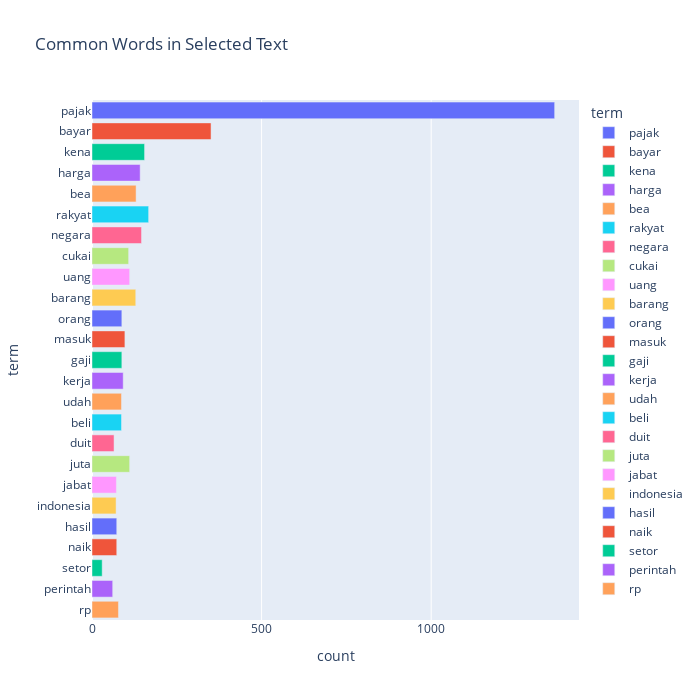

Write notebook code for a chart like this one.
### Markdown cell above
### Visualization

### Code cell
fig = px.bar(ranking.head(25), x="count", y="term", title='Common Words in Selected Text', orientation='h',  width=700, height=700, color='term')
fig.show()

### Figure 1 — Plotly figure (JSON) as saved in the notebook; plotly's stock layout.template omitted (floating-point values rounded to 4 significant figures)
{"data": [{"alignmentgroup": "True", "hovertemplate": "term=%{y}<br>count=%{x}<extra></extra>", "legendgroup": "pajak", "marker": {"color": "#636efa", "pattern": {"shape": ""}}, "name": "pajak", "offsetgroup": "pajak", "orientation": "h", "showlegend": true, "textposition": "auto", "type": "bar", "x": [1364], "xaxis": "x", "y": ["pajak"], "yaxis": "y"}, {"alignmentgroup": "True", "hovertemplate": "term=%{y}<br>count=%{x}<extra></extra>", "legendgroup": "bayar", "marker": {"color": "#EF553B", "pattern": {"shape": ""}}, "name": "bayar", "offsetgroup": "bayar", "orientation": "h", "showlegend": true, "textposition": "auto", "type": "bar", "x": [351], "xaxis": "x", "y": ["bayar"], "yaxis": "y"}, {"alignmentgroup": "True", "hovertemplate": "term=%{y}<br>count=%{x}<extra></extra>", "legendgroup": "kena", "marker": {"color": "#00cc96", "pattern": {"shape": ""}}, "name": "kena", "offsetgroup": "kena", "orientation": "h", "showlegend": true, "textposition": "auto", "type": "bar", "x": [155], "xaxis": "x", "y": ["kena"], "yaxis": "y"}, {"alignmentgroup": "True", "hovertemplate": "term=%{y}<br>count=%{x}<extra></extra>", "legendgroup": "harga", "marker": {"color": "#ab63fa", "pattern": {"shape": ""}}, "name": "harga", "offsetgroup": "harga", "orientation": "h", "showlegend": true, "textposition": "auto", "type": "bar", "x": [142], "xaxis": "x", "y": ["harga"], "yaxis": "y"}, {"alignmentgroup": "True", "hovertemplate": "term=%{y}<br>count=%{x}<extra></extra>", "legendgroup": "bea", "marker": {"color": "#FFA15A", "pattern": {"shape": ""}}, "name": "bea", "offsetgroup": "bea", "orientation": "h", "showlegend": true, "textposition": "auto", "type": "bar", "x": [130], "xaxis": "x", "y": ["bea"], "yaxis": "y"}, {"alignmentgroup": "True", "hovertemplate": "term=%{y}<br>count=%{x}<extra></extra>", "legendgroup": "rakyat", "marker": {"color": "#19d3f3", "pattern": {"shape": ""}}, "name": "rakyat", "offsetgroup": "rakyat", "orientation": "h", "showlegend": true, "textposition": "auto", "type": "bar", "x": [167], "xaxis": "x", "y": ["rakyat"], "yaxis": "y"}, {"alignmentgroup": "True", "hovertemplate": "term=%{y}<br>count=%{x}<extra></extra>", "legendgroup": "negara", "marker": {"color": "#FF6692", "pattern": {"shape": ""}}, "name": "negara", "offsetgroup": "negara", "orientation": "h", "showlegend": true, "textposition": "auto", "type": "bar", "x": [146], "xaxis": "x", "y": ["negara"], "yaxis": "y"}, {"alignmentgroup": "True", "hovertemplate": "term=%{y}<br>count=%{x}<extra></extra>", "legendgroup": "cukai", "marker": {"color": "#B6E880", "pattern": {"shape": ""}}, "name": "cukai", "offsetgroup": "cukai", "orientation": "h", "showlegend": true, "textposition": "auto", "type": "bar", "x": [108], "xaxis": "x", "y": ["cukai"], "yaxis": "y"}, {"alignmentgroup": "True", "hovertemplate": "term=%{y}<br>count=%{x}<extra></extra>", "legendgroup": "uang", "marker": {"color": "#FF97FF", "pattern": {"shape": ""}}, "name": "uang", "offsetgroup": "uang", "orientation": "h", "showlegend": true, "textposition": "auto", "type": "bar", "x": [111], "xaxis": "x", "y": ["uang"], "yaxis": "y"}, {"alignmentgroup": "True", "hovertemplate": "term=%{y}<br>count=%{x}<extra></extra>", "legendgroup": "barang", "marker": {"color": "#FECB52", "pattern": {"shape": ""}}, "name": "barang", "offsetgroup": "barang", "orientation": "h", "showlegend": true, "textposition": "auto", "type": "bar", "x": [129], "xaxis": "x", "y": ["barang"], "yaxis": "y"}, {"alignmentgroup": "True", "hovertemplate": "term=%{y}<br>count=%{x}<extra></extra>", "legendgroup": "orang", "marker": {"color": "#636efa", "pattern": {"shape": ""}}, "name": "orang", "offsetgroup": "orang", "orientation": "h", "showlegend": true, "textposition": "auto", "type": "bar", "x": [88], "xaxis": "x", "y": ["orang"], "yaxis": "y"}, {"alignmentgroup": "True", "hovertemplate": "term=%{y}<br>count=%{x}<extra></extra>", "legendgroup": "masuk", "marker": {"color": "#EF553B", "pattern": {"shape": ""}}, "name": "masuk", "offsetgroup": "masuk", "orientation": "h", "showlegend": true, "textposition": "auto", "type": "bar", "x": [97], "xaxis": "x", "y": ["masuk"], "yaxis": "y"}, {"alignmentgroup": "True", "hovertemplate": "term=%{y}<br>count=%{x}<extra></extra>", "legendgroup": "gaji", "marker": {"color": "#00cc96", "pattern": {"shape": ""}}, "name": "gaji", "offsetgroup": "gaji", "orientation": "h", "showlegend": true, "textposition": "auto", "type": "bar", "x": [88], "xaxis": "x", "y": ["gaji"], "yaxis": "y"}, {"alignmentgroup": "True", "hovertemplate": "term=%{y}<br>count=%{x}<extra></extra>", "legendgroup": "kerja", "marker": {"color": "#ab63fa", "pattern": {"shape": ""}}, "name": "kerja", "offsetgroup": "kerja", "orientation": "h", "showlegend": true, "textposition": "auto", "type": "bar", "x": [92], "xaxis": "x", "y": ["kerja"], "yaxis": "y"}, {"alignmentgroup": "True", "hovertemplate": "term=%{y}<br>count=%{x}<extra></extra>", "legendgroup": "udah", "marker": {"color": "#FFA15A", "pattern": {"shape": ""}}, "name": "udah", "offsetgroup": "udah", "orientation": "h", "showlegend": true, "textposition": "auto", "type": "bar", "x": [87], "xaxis": "x", "y": ["udah"], "yaxis": "y"}, {"alignmentgroup": "True", "hovertemplate": "term=%{y}<br>count=%{x}<extra></extra>", "legendgroup": "beli", "marker": {"color": "#19d3f3", "pattern": {"shape": ""}}, "name": "beli", "offsetgroup": "beli", "orientation": "h", "showlegend": true, "textposition": "auto", "type": "bar", "x": [87], "xaxis": "x", "y": ["beli"], "yaxis": "y"}, {"alignmentgroup": "True", "hovertemplate": "term=%{y}<br>count=%{x}<extra></extra>", "legendgroup": "duit", "marker": {"color": "#FF6692", "pattern": {"shape": ""}}, "name": "duit", "offsetgroup": "duit", "orientation": "h", "showlegend": true, "textposition": "auto", "type": "bar", "x": [65], "xaxis": "x", "y": ["duit"], "yaxis": "y"}, {"alignmentgroup": "True", "hovertemplate": "term=%{y}<br>count=%{x}<extra></extra>", "legendgroup": "juta", "marker": {"color": "#B6E880", "pattern": {"shape": ""}}, "name": "juta", "offsetgroup": "juta", "orientation": "h", "showlegend": true, "textposition": "auto", "type": "bar", "x": [111], "xaxis": "x", "y": ["juta"], "yaxis": "y"}, {"alignmentgroup": "True", "hovertemplate": "term=%{y}<br>count=%{x}<extra></extra>", "legendgroup": "jabat", "marker": {"color": "#FF97FF", "pattern": {"shape": ""}}, "name": "jabat", "offsetgroup": "jabat", "orientation": "h", "showlegend": true, "textposition": "auto", "type": "bar", "x": [72], "xaxis": "x", "y": ["jabat"], "yaxis": "y"}, {"alignmentgroup": "True", "hovertemplate": "term=%{y}<br>count=%{x}<extra></extra>", "legendgroup": "indonesia", "marker": {"color": "#FECB52", "pattern": {"shape": ""}}, "name": "indonesia", "offsetgroup": "indonesia", "orientation": "h", "showlegend": true, "textposition": "auto", "type": "bar", "x": [71], "xaxis": "x", "y": ["indonesia"], "yaxis": "y"}, {"alignmentgroup": "True", "hovertemplate": "term=%{y}<br>count=%{x}<extra></extra>", "legendgroup": "hasil", "marker": {"color": "#636efa", "pattern": {"shape": ""}}, "name": "hasil", "offsetgroup": "hasil", "orientation": "h", "showlegend": true, "textposition": "auto", "type": "bar", "x": [73], "xaxis": "x", "y": ["hasil"], "yaxis": "y"}, {"alignmentgroup": "True", "hovertemplate": "term=%{y}<br>count=%{x}<extra></extra>", "legendgroup": "naik", "marker": {"color": "#EF553B", "pattern": {"shape": ""}}, "name": "naik", "offsetgroup": "naik", "orientation": "h", "showlegend": true, "textposition": "auto", "type": "bar", "x": [73], "xaxis": "x", "y": ["naik"], "yaxis": "y"}, {"alignmentgroup": "True", "hovertemplate": "term=%{y}<br>count=%{x}<extra></extra>", "legendgroup": "setor", "marker": {"color": "#00cc96", "pattern": {"shape": ""}}, "name": "setor", "offsetgroup": "setor", "orientation": "h", "showlegend": true, "textposition": "auto", "type": "bar", "x": [30], "xaxis": "x", "y": ["setor"], "yaxis": "y"}, {"alignmentgroup": "True", "hovertemplate": "term=%{y}<br>count=%{x}<extra></extra>", "legendgroup": "perintah", "marker": {"color": "#ab63fa", "pattern": {"shape": ""}}, "name": "perintah", "offsetgroup": "perintah", "orientation": "h", "showlegend": true, "textposition": "auto", "type": "bar", "x": [61], "xaxis": "x", "y": ["perintah"], "yaxis": "y"}, {"alignmentgroup": "True", "hovertemplate": "term=%{y}<br>count=%{x}<extra></extra>", "legendgroup": "rp", "marker": {"color": "#FFA15A", "pattern": {"shape": ""}}, "name": "rp", "offsetgroup": "rp", "orientation": "h", "showlegend": true, "textposition": "auto", "type": "bar", "x": [78], "xaxis": "x", "y": ["rp"], "yaxis": "y"}], "layout": {"barmode": "relative", "height": 700, "legend": {"title": {"text": "term"}, "tracegroupgap": 0}, "title": {"text": "Common Words in Selected Text"}, "width": 700, "xaxis": {"anchor": "y", "domain": [0, 1], "title": {"text": "count"}}, "yaxis": {"anchor": "x", "categoryarray": ["rp", "perintah", "setor", "naik", "hasil", "indonesia", "jabat", "juta", "duit", "beli", "udah", "kerja", "gaji", "masuk", "orang", "barang", "uang", "cukai", "negara", "rakyat", "bea", "harga", "kena", "bayar", "pajak"], "categoryorder": "array", "domain": [0, 1], "title": {"text": "term"}}}}
